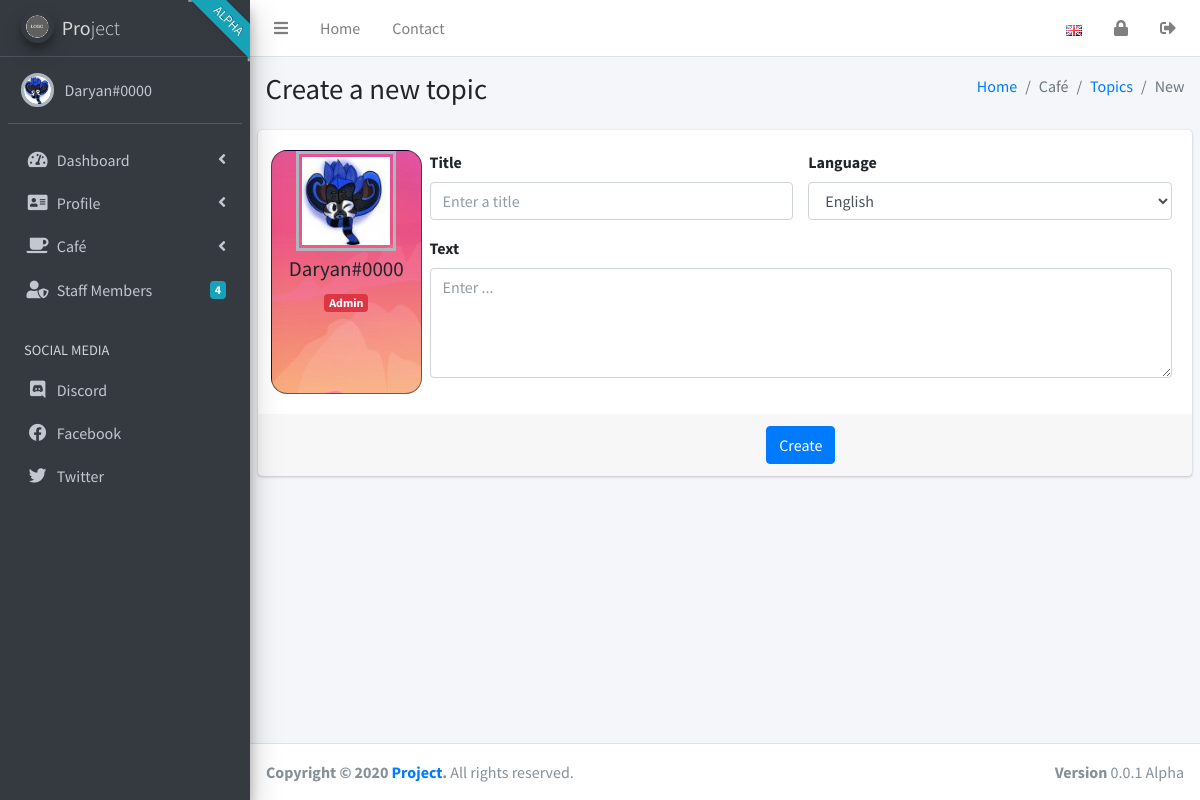
Screenshot of /cafe/new.php (signed in) with the database file from the repository.
### tables this page shows
CREATE TABLE `users` (
  `PlayerID` int(11) NOT NULL,
  `Username` text NOT NULL,
  `NameID` int(11) NOT NULL,
  `Password` text NOT NULL,
  `PrivLevel` int(11) NOT NULL,
  `TitleNumber` int(11) NOT NULL,
  `FirstCount` int(11) NOT NULL,
  `CheeseCount` int(11) NOT NULL,
  `ShamanCheeses` int(11) NOT NULL,
  `ShopCheeses` int(11) NOT NULL,
  `ShopFraises` int(11) NOT NULL,
  `ShamanSaves` int(11) NOT NULL,
  `HardModeSaves` int(11) NOT NULL,
  `DivineModeSaves` int(11) NOT NULL,
  `BootcampCount` int(11) NOT NULL,
  `ShamanType` int(11) NOT NULL,
  `Look` text NOT NULL,
  `MouseColor` text NOT NULL,
  `ShamanColor` text NOT NULL,
  `RegDate` int(11) NOT NULL,
  `CheeseTitleList` text NOT NULL,
  `FirstTitleList` text NOT NULL,
  `BootcampTitleList` text NOT NULL,
  `ShamanTitleList` text NOT NULL,
  `HardModeTitleList` text NOT NULL,
  `DivineModeTitleList` text NOT NULL,
  `ShopTitleList` text NOT NULL,
  `SpecialTitleList` text NOT NULL,
  `ShopItems` text NOT NULL,
  `ShamanItems` text NOT NULL,
  `ShamanEquipedItems` text NOT NULL,
  `Clothes` text NOT NULL,
  `ShopBadges` text NOT NULL,
  `TotemItemCount` int(11) NOT NULL,
  `Totem` text NOT NULL,
  `BanHours` int(11) NOT NULL,
  `Email` text NOT NULL,
  `MapCrew` tinyint(1) NOT NULL,
  `LuaDev` tinyint(1) NOT NULL,
  `FunCorp` tinyint(1) NOT NULL,
  `ShamanLevel` int(11) NOT NULL,
  `ShamanExp` int(11) NOT NULL,
  `ShamanExpNext` int(11) NOT NULL,
  `Skills` text NOT NULL,
  `LastOn` int(11) NOT NULL,
  `Gender` int(11) NOT NULL,
  `MarriageID` int(11) NOT NULL,
  `LastDivorceTimer` int(11) NOT NULL,
  `TribeCode` int(11) NOT NULL,
  `TribeRank` int(11) NOT NULL,
  `Karma` int(11) NOT NULL,
  `TribunalCorrect` int(11) NOT NULL,
  `TribunalIncorrect` int(11) NOT NULL,
  `ElectionVoted` tinyint(1) NOT NULL,
  `Gifts` text NOT NULL,
  `Messages` text NOT NULL,
  `SurvivorStats` text NOT NULL,
  `RacingStats` text NOT NULL,
  `ShamanBadges` text NOT NULL,
  `EquipedShamanBadge` int(11) NOT NULL,
  `Consumables` text NOT NULL,
  `EquipedConsumables` text NOT NULL,
  `Letters` text NOT NULL,
  `Pet` int(11) NOT NULL,
  `PetEnd` int(11) NOT NULL,
  `IceCoins` int(11) NOT NULL,
  `IceTokens` int(11) NOT NULL,
  `VipTime` int(11) NOT NULL,
  `Time` int(11) NOT NULL,
  `GodFather` text NOT NULL,
  `RoundsCount` int(11) NOT NULL,
  `MuteTime` int(11) NOT NULL,
  `MuteReason` text NOT NULL,
  `PermaBanned` tinyint(1) NOT NULL,
  `BanTime` int(11) NOT NULL,
  `BanReason` text NOT NULL,
  `NameColor` text NOT NULL,
  `forum` int(1) NOT NULL DEFAULT '0'
);

### langs/lang_driver.php (called while the page is built, shortened)
<?php
function item($section, $name)
{
    return json_decode(file_get_contents(__DIR__ . '/' . SYS_LANG . '.json'), true)[$section][$name];
}
?>

### includes/staffCount.inc.php (called while the page is built, shortened)
<?php
function staffCount($con)
{
    $sql = "SELECT COUNT(Username) FROM users WHERE PrivLevel >= 3 OR MapCrew = 1;";
    $result = mysqli_query($con, $sql);
    $rows = mysqli_fetch_row($result);
    return $rows[0];
}

### cafe/new.php (the view, shortened to what this page needs)
<?php
require_once '../langs/lang_driver.php';
require_once '../header.php';
require_once '../includes/userinfo.inc.php';
require '../sidebar.php';
?>
<div class="content-wrapper">
    <section class="content-header">
        <div class="container-fluid">
            <div class="row mb-2">
                <div class="col-sm-6">
                    <h1><?php echo item("main", "createTopic") ?></h1>
                </div>
                <div class="col-sm-6">
                    <ol class="breadcrumb float-sm-right">
                        <li class="breadcrumb-item"><a href="/index.php"><?php echo item("main", "home")  ?></a></li>
                        <li class="breadcrumb-item active"><?php echo item("main", "cafe") ?></li>
                        <li class="breadcrumb-item"><a href="/cafe/topics.php"><?php echo item("main", "topics")  ?></a></li>
                        <li class="breadcrumb-item active"><?php echo item("main", "new")  ?></li>
                    </ol>
                </div>
            </div>
        </div>
    </section>
    <section class="content">
        <div class="row">
            <div class="col-md-12">
                <div class="card card-secondary">
                    <form method="post" action="../includes/newTopic.inc.php" id="post_topic">
                        <div class="card-body">
                            <div class="row">
                                <div class="col-md-2 text-center justify-content-center align-items-center banner-topic">
                                    <img class="profile-user-img" src="<?php echo $image; ?>" alt="">
                                    <h4 class="profile-username"><?php echo $fullname; ?></h4>
                                    <?php echo $privIcon; ?>
                                </div>
                                <div class="col-md-10">
                                    <div class="row">
                                        <div class="col">
                                            <div class="form-group">
                                                <label for="topic-title"><?php echo item("main", "title"); ?></label>
                                                <input type="text" class="form-control" autocomplete="off" id="topic-title" placeholder="<?php echo item("main", "enterTitle"); ?>" name="topic_title">
                                            </div>
                                        </div>
                                        <div class="col">
                                            <div class="form-group">
                                                <label><?php echo item("main", "language"); ?></label>
                                                <select class="form-control" style="width: 100%;" data-select2-id="1" tabindex="-1" aria-hidden="true" name="community">
                                                    <option selected="selected" value="EN">English</option>
                                                </select>
                                            </div>
                                        </div>
                                    </div>
                                    <div class="form-group">
                                        <label for="textarea"><?php echo item("main", "text"); ?></label>
                                        <textarea class="form-control" autocomplete="off" rows="4" placeholder="<?php echo item("main", "enter"); ?> ..." id="textarea" name="topic_post"></textarea>
                                    </div>
                                </div>
                            </div>
                        </div>
                        <div class="card-footer">
                            <div class="row">
                                <div class="col-md-2"></div>
                                <div class="col-md-10 text-center">
                                    <button type="submit" class="btn btn-primary"><?php echo item("main", "create"); ?></button>
                                </div>
                            </div>
                        </div>
                    </form>
                </div>
            </div>
        </div>
    </section>
</div>
<?php
require '../footer.php';
?>

### sidebar.php (shortened to what this page needs)
<?php
require_once 'langs/langselected.php';
require_once 'includes/userinfo.inc.php';
require_once 'includes/staffCount.inc.php';
echo '
<body class="hold-transition sidebar-mini">
<div class="wrapper">
  <nav class="main-header navbar navbar-expand navbar-white navbar-light">
    <ul class="navbar-nav">
      <li class="nav-item">
        <a class="nav-link" data-widget="pushmenu" href="#" role="button"><i class="fas fa-bars"></i></a>
      </li>
      <li class="nav-item d-none d-sm-inline-block">
        <a href="/" class="nav-link">' . item("main", "home") . '</a>
      </li>
      <li class="nav-item d-none d-sm-inline-block">
        <a href="#" class="nav-link">' . item("main", "contact") . '</a>
      </li>
    </ul>
    <ul class="navbar-nav ml-auto">
      <li class="nav-item dropdown">
        <a class="nav-link" data-toggle="dropdown" href="#">
          <img src="/images/flags/' . $_SESSION['SYS_LANG'] . '.png">
        </a>
        <div class="dropdown-menu dropdown-menu-right p-0">
          <a href="?lang=en" class="dropdown-item ';
echo $english;
echo '"><img src="/images/flags/en.png"> English</a>
          <a href="?lang=es" class="dropdown-item ';
echo $spanish;
echo '"><img src="/images/flags/es.png"> Español</a>
          <div class="dropdown-divider"></div>
          <a href="#" class="dropdown-item">
            ' . item("main", "translateFooter") . '</a>
        </div>
      </li>
      <li class="nav-item">
        <a class="nav-link" href="?lock=1" role="button">
          <i class="fas fa-lock"></i>
        </a>
      </li>
      <li class="nav-item">
        <a class="nav-link" href="/logout.php" role="button">
          <i class="fas fa-sign-out-alt"></i>
        </a>
      </li>
  </nav>
  <aside class="main-sidebar sidebar-dark-primary elevation-4 overflow-hidden">
  <div class="ribbon-wrapper"><div class="ribbon bg-info">Alpha</div></div>
    <a href="/" class="brand-link">
    <img src="/images/logo.png" alt="' . item("site", "siteName") . '" class="brand-image img-circle elevation-3">
      <span class="brand-text font-weight-light">' . item("site", "siteNameHTML") . '</span>
    </a>
    <div class="sidebar">
      <div class="user-panel mt-3 pb-3 mb-3 d-flex">
        <div class="image">';
echo '<img src="' . $image . '" class="profile-user-img img-circle p-0 profile-picture">
        </div>
        <div class="info">
          <a href="/profile/stats.php" class="d-block">' . $username . '#' . $tag . '</a>
        </div>
      </div>
      <nav class="mt-2">
        <ul class="nav nav-pills nav-sidebar flex-column" data-widget="treeview" role="menu" data-accordion="false">
          <li class="nav-item has-treeview dashboard">
            <a href="#" class="nav-link">
              <i class="nav-icon fas fa-tachometer-alt"></i>
              <p>
                ' . item("main", "dashboard") . '
                <i class="right fas fa-angle-left"></i>
              </p>
            </a>
                  <p>' . item("main", "home") . '</p>
          </li>
          <li class="nav-item has-treeview">
            <a href="#" class="nav-link">
              <i class="nav-icon fas fa-address-card"></i>
              <p>
                ' . item("main", "profile") . '
                <i class="right fas fa-angle-left"></i>
              </p>
            </a>
                  <p>' . item("main", "stats") . '</p>
                  <p>' . item("main", "detailsChange") . '</p>
                  <p>' . item("main", "avatarChange") . '</p>
          </li>
          <li class="nav-item has-treeview">
            <a href="#" class="nav-link">
              <i class="nav-icon fas fa-coffee"></i>
              <p>
                ' . item("main", "cafe") . '
                <i class="right fas fa-angle-left"></i>
              </p>
            </a>
                  <p>' . item("main", "createPost") . '</p>
                  <p>' . item("main", "cafe") . ' ' . item("main", "topics") . '</p>
          </li>
          <li class="nav-item">
            <a href="/staff.php" class="nav-link">
              <i class="nav-icon fa fa-user-shield"></i>
              <p>
                ' . item("main", "staffMembers") . '
                <span class="badge badge-info right">' . staffCount($con) . '</span>
              </p>
            </a>
            </li>
          <li class="nav-header">' . item("main", "socialMedia") . '</li>
          <li class="nav-item">
            <a href="' . item("links", "discord") . '" class="nav-link" target="_blank">
              <i class="nav-icon fab fa-discord"></i>
              <p>
                Discord
              </p>
            </a>
            </li>
            <li class="nav-item">
            <a href="' . item("links", "facebook") . '" class="nav-link" target="_blank">
              <i class="nav-icon fab fa-facebook"></i>
              <p>
                Facebook
              </p>
            </a>
            </li>
            <li class="nav-item">
            <a href="' . item("links", "twitter") . '" class="nav-link" target="_blank">
              <i class="nav-icon fab fa-twitter"></i>
              <p>
                Twitter
              </p>
            </a>
          </li>
      </nav>
    </div>
  </aside>
';

### rows the page displays
users: Username "Daryan", NameID "0000", fullname "Daryan#0000"

### other values shown
item("main", "home") "Home"
item("main", "contact") "Contact"
item("site", "siteNameHTML") "Pro ject"
item("main", "dashboard") "Dashboard"
item("main", "profile") "Profile"
item("main", "cafe") "Café"
item("main", "staffMembers") "Staff Members"
staffCount($con) "4"
item("main", "socialMedia") "SOCIAL MEDIA"
item("main", "createTopic") "Create a new topic"
item("main", "topics") "Topics"
item("main", "new") "New"
item("main", "title") "Title"
item("main", "language") "Language"
item("main", "text") "Text"
